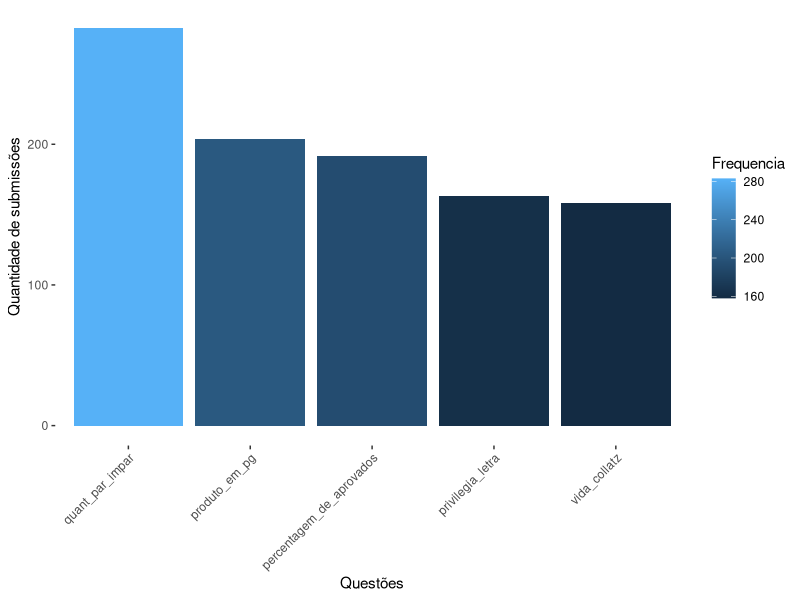
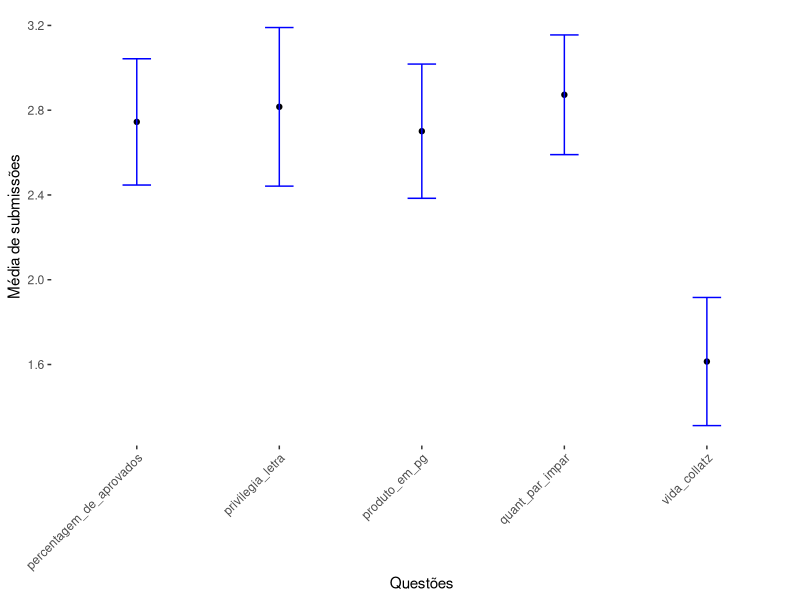
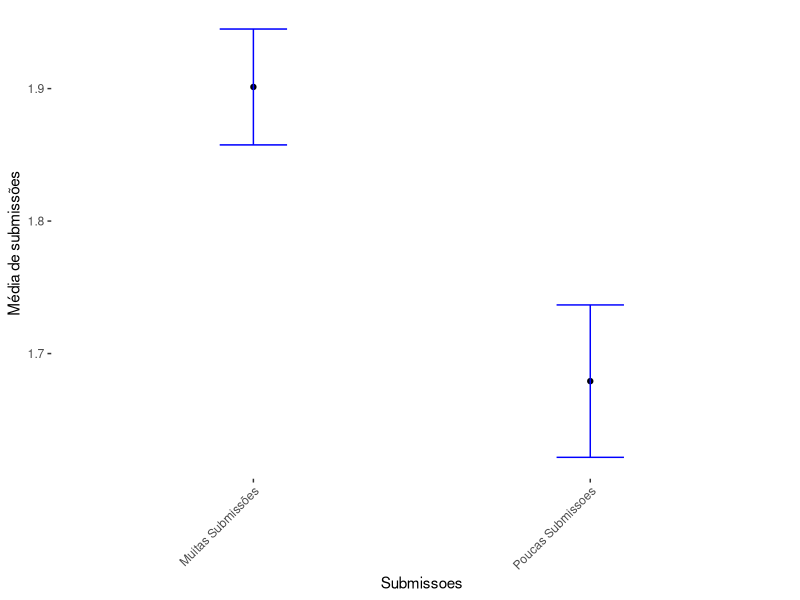

The R script that drew these images, in order:
## ---- chunk 1
library(dplyr)
library(ggplot2)
library(Hmisc)
#library("Rmisc", quietly = T)

file <- read.table("students.data", header=TRUE)
## ---- chunk 2
mediaQuestoes <- file %>% 
  select(question) %>%
  table() %>%
  as.data.frame()

colnames(mediaQuestoes) <- c("Questao", "Frequencia")
newdata <- mediaQuestoes[order(-mediaQuestoes$Frequencia),] 
newdata <- head(newdata, n = 5)

ggplot(newdata, aes(x=reorder(Questao, -Frequencia), y=Frequencia, fill = Frequencia)) + 
  geom_bar(stat="identity") + 
  labs(y='Quantidade de submissões', x='Questões') +
   theme(axis.text.x = element_text(angle = 45, hjust = 1), panel.background=element_blank())

## ---- chunk 3
condition <- newdata$Questao

subset <- file %>%
  filter(question %in% condition)

ggplot(subset, aes(x = question, y = attempt)) + 
  stat_summary(fun.y = mean, geom = "point") + 
  stat_summary(fun.data = mean_cl_normal, geom = "errorbar", colour = "blue", width = 0.2) +
  labs(y='Média de submissões', x='Questões') + 
  theme(axis.text.x = element_text(angle = 45, hjust = 1), panel.background=element_blank())

## ---- chunk 4
alunos <- file %>% 
  select(student) %>%
  table() %>%
  as.data.frame()

colnames(alunos) <- c("Aluno", "Submissoes")
alunosOrder <- alunos[order(-alunos$Submissoes),] 

condicao1 = head(alunosOrder, n=39)$Aluno
condicao2 = tail(alunosOrder, n=62)$Aluno

muitasSubmissoes <- file %>%
  filter(student %in% condicao1)

poucasSubmissoes <- file %>%
  filter(student %in% condicao2)

muitasSubmissoes["Submissoes"] <- "Muitas Submissões"
poucasSubmissoes["Submissoes"] <- "Poucas Submissoes"

fileSubmissoes <- union(muitasSubmissoes, poucasSubmissoes) %>%
  filter(result == "True")

ggplot(fileSubmissoes, aes(x = Submissoes, y = attempt)) + 
  stat_summary(fun.y = mean, geom = "point") + 
  stat_summary(fun.data = mean_cl_normal, geom = "errorbar", colour = "blue", width = 0.2) +
  labs(y='Média de submissões') + 
  theme(axis.text.x = element_text(angle = 45, hjust = 1), panel.background=element_blank())
